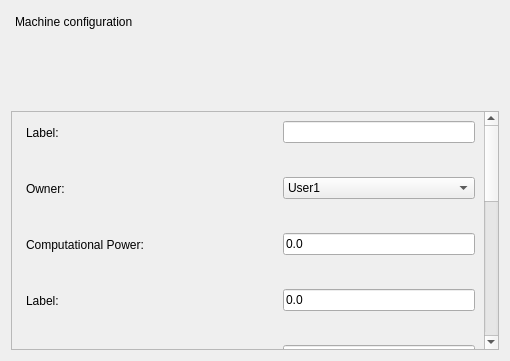
<?xml version="1.0" encoding="UTF-8"?>
<ui version="4.0">
 <class>machineIconConfiguration</class>
 <widget class="QWidget" name="machineIconConfiguration">
  <property name="geometry">
   <rect>
    <x>0</x>
    <y>0</y>
    <width>510</width>
    <height>361</height>
   </rect>
  </property>
  <property name="windowTitle">
   <string>Machine Icon Configuration</string>
  </property>
  <layout class="QGridLayout" name="gridLayout">
   <item row="0" column="0">
    <widget class="QPlainTextEdit" name="plainTextEdit_13">
     <property name="layoutDirection">
      <enum>Qt::LeftToRight</enum>
     </property>
     <property name="styleSheet">
      <string notr="true">font: 700 16pt &quot;Segoe UI&quot;;
background-color: rgba(0, 0, 0, 0);</string>
     </property>
     <property name="frameShape">
      <enum>QFrame::NoFrame</enum>
     </property>
     <property name="frameShadow">
      <enum>QFrame::Plain</enum>
     </property>
     <property name="midLineWidth">
      <number>12341</number>
     </property>
     <property name="verticalScrollBarPolicy">
      <enum>Qt::ScrollBarAlwaysOff</enum>
     </property>
     <property name="horizontalScrollBarPolicy">
      <enum>Qt::ScrollBarAlwaysOff</enum>
     </property>
     <property name="plainText">
      <string>Machine configuration</string>
     </property>
    </widget>
   </item>
   <item row="1" column="0">
    <widget class="QScrollArea" name="scrollArea">
     <property name="widgetResizable">
      <bool>true</bool>
     </property>
     <widget class="QWidget" name="scrollAreaWidgetContents">
      <property name="geometry">
       <rect>
        <x>0</x>
        <y>-395</y>
        <width>476</width>
        <height>658</height>
       </rect>
      </property>
      <property name="maximumSize">
       <size>
        <width>16777215</width>
        <height>950</height>
       </size>
      </property>
      <layout class="QFormLayout" name="formLayout">
       <item row="0" column="0">
        <widget class="QPlainTextEdit" name="plainTextEdit">
         <property name="sizePolicy">
          <sizepolicy hsizetype="Expanding" vsizetype="Expanding">
           <horstretch>0</horstretch>
           <verstretch>0</verstretch>
          </sizepolicy>
         </property>
         <property name="maximumSize">
          <size>
           <width>16777215</width>
           <height>24</height>
          </size>
         </property>
         <property name="styleSheet">
          <string notr="true">font: 10pt &quot;Segoe UI&quot;;
background-color: rgba(0, 0, 0, 0);</string>
         </property>
         <property name="verticalScrollBarPolicy">
          <enum>Qt::ScrollBarAlwaysOff</enum>
         </property>
         <property name="horizontalScrollBarPolicy">
          <enum>Qt::ScrollBarAlwaysOff</enum>
         </property>
         <property name="readOnly">
          <bool>true</bool>
         </property>
         <property name="plainText">
          <string>Label:
</string>
         </property>
        </widget>
       </item>
       <item row="0" column="1">
        <widget class="QLineEdit" name="lineEdit"/>
       </item>
       <item row="1" column="0" colspan="2">
        <spacer name="horizontalSpacer">
         <property name="orientation">
          <enum>Qt::Horizontal</enum>
         </property>
         <property name="sizeType">
          <enum>QSizePolicy::Expanding</enum>
         </property>
         <property name="sizeHint" stdset="0">
          <size>
           <width>40</width>
           <height>20</height>
          </size>
         </property>
        </spacer>
       </item>
       <item row="2" column="0">
        <widget class="QPlainTextEdit" name="plainTextEdit_2">
         <property name="maximumSize">
          <size>
           <width>16777215</width>
           <height>24</height>
          </size>
         </property>
         <property name="styleSheet">
          <string notr="true">font: 10pt &quot;Segoe UI&quot;;
background-color: rgba(0, 0, 0, 0);</string>
         </property>
         <property name="verticalScrollBarPolicy">
          <enum>Qt::ScrollBarAlwaysOff</enum>
         </property>
         <property name="horizontalScrollBarPolicy">
          <enum>Qt::ScrollBarAlwaysOff</enum>
         </property>
         <property name="readOnly">
          <bool>true</bool>
         </property>
         <property name="plainText">
          <string>Owner:
</string>
         </property>
        </widget>
       </item>
       <item row="2" column="1">
        <widget class="QComboBox" name="comboBox_2">
         <property name="currentText">
          <string>User1</string>
         </property>
         <item>
          <property name="text">
           <string>User1</string>
          </property>
         </item>
        </widget>
       </item>
       <item row="3" column="0" colspan="2">
        <spacer name="horizontalSpacer_2">
         <property name="orientation">
          <enum>Qt::Horizontal</enum>
         </property>
         <property name="sizeHint" stdset="0">
          <size>
           <width>40</width>
           <height>20</height>
          </size>
         </property>
        </spacer>
       </item>
       <item row="4" column="0">
        <widget class="QPlainTextEdit" name="plainTextEdit_3">
         <property name="maximumSize">
          <size>
           <width>16777215</width>
           <height>24</height>
          </size>
         </property>
         <property name="styleSheet">
          <string notr="true">font: 10pt &quot;Segoe UI&quot;;
background-color: rgba(0, 0, 0, 0);</string>
         </property>
         <property name="verticalScrollBarPolicy">
          <enum>Qt::ScrollBarAlwaysOff</enum>
         </property>
         <property name="horizontalScrollBarPolicy">
          <enum>Qt::ScrollBarAlwaysOff</enum>
         </property>
         <property name="readOnly">
          <bool>true</bool>
         </property>
         <property name="plainText">
          <string>Computational Power:
</string>
         </property>
        </widget>
       </item>
       <item row="4" column="1">
        <widget class="QLineEdit" name="lineEdit_3">
         <property name="text">
          <string>0.0</string>
         </property>
        </widget>
       </item>
       <item row="5" column="0" colspan="2">
        <spacer name="horizontalSpacer_3">
         <property name="orientation">
          <enum>Qt::Horizontal</enum>
         </property>
         <property name="sizeHint" stdset="0">
          <size>
           <width>40</width>
           <height>20</height>
          </size>
         </property>
        </spacer>
       </item>
       <item row="6" column="0">
        <widget class="QPlainTextEdit" name="plainTextEdit_11">
         <property name="maximumSize">
          <size>
           <width>16777215</width>
           <height>24</height>
          </size>
         </property>
         <property name="styleSheet">
          <string notr="true">font: 10pt &quot;Segoe UI&quot;;
background-color: rgba(0, 0, 0, 0);</string>
         </property>
         <property name="verticalScrollBarPolicy">
          <enum>Qt::ScrollBarAlwaysOff</enum>
         </property>
         <property name="horizontalScrollBarPolicy">
          <enum>Qt::ScrollBarAlwaysOff</enum>
         </property>
         <property name="readOnly">
          <bool>true</bool>
         </property>
         <property name="plainText">
          <string>Label:
</string>
         </property>
        </widget>
       </item>
       <item row="6" column="1">
        <widget class="QLineEdit" name="lineEdit_4">
         <property name="text">
          <string>0.0</string>
         </property>
        </widget>
       </item>
       <item row="7" column="0" colspan="2">
        <spacer name="horizontalSpacer_4">
         <property name="orientation">
          <enum>Qt::Horizontal</enum>
         </property>
         <property name="sizeHint" stdset="0">
          <size>
           <width>40</width>
           <height>20</height>
          </size>
         </property>
        </spacer>
       </item>
       <item row="8" column="0">
        <widget class="QPlainTextEdit" name="plainTextEdit_10">
         <property name="maximumSize">
          <size>
           <width>16777215</width>
           <height>24</height>
          </size>
         </property>
         <property name="styleSheet">
          <string notr="true">font: 10pt &quot;Segoe UI&quot;;
background-color: rgba(0, 0, 0, 0);</string>
         </property>
         <property name="verticalScrollBarPolicy">
          <enum>Qt::ScrollBarAlwaysOff</enum>
         </property>
         <property name="horizontalScrollBarPolicy">
          <enum>Qt::ScrollBarAlwaysOff</enum>
         </property>
         <property name="readOnly">
          <bool>true</bool>
         </property>
         <property name="plainText">
          <string>Load Factor:
</string>
         </property>
        </widget>
       </item>
       <item row="8" column="1">
        <widget class="QLineEdit" name="lineEdit_5">
         <property name="text">
          <string>0.0</string>
         </property>
        </widget>
       </item>
       <item row="9" column="0" colspan="2">
        <spacer name="horizontalSpacer_5">
         <property name="orientation">
          <enum>Qt::Horizontal</enum>
         </property>
         <property name="sizeHint" stdset="0">
          <size>
           <width>40</width>
           <height>20</height>
          </size>
         </property>
        </spacer>
       </item>
       <item row="10" column="0">
        <widget class="QPlainTextEdit" name="plainTextEdit_9">
         <property name="maximumSize">
          <size>
           <width>16777215</width>
           <height>24</height>
          </size>
         </property>
         <property name="styleSheet">
          <string notr="true">font: 10pt &quot;Segoe UI&quot;;
background-color: rgba(0, 0, 0, 0);</string>
         </property>
         <property name="verticalScrollBarPolicy">
          <enum>Qt::ScrollBarAlwaysOff</enum>
         </property>
         <property name="horizontalScrollBarPolicy">
          <enum>Qt::ScrollBarAlwaysOff</enum>
         </property>
         <property name="readOnly">
          <bool>true</bool>
         </property>
         <property name="plainText">
          <string>Cores:
</string>
         </property>
        </widget>
       </item>
       <item row="10" column="1">
        <widget class="QLineEdit" name="lineEdit_6">
         <property name="text">
          <string>1</string>
         </property>
        </widget>
       </item>
       <item row="11" column="0" colspan="2">
        <spacer name="horizontalSpacer_6">
         <property name="orientation">
          <enum>Qt::Horizontal</enum>
         </property>
         <property name="sizeHint" stdset="0">
          <size>
           <width>40</width>
           <height>20</height>
          </size>
         </property>
        </spacer>
       </item>
       <item row="12" column="0">
        <widget class="QPlainTextEdit" name="plainTextEdit_8">
         <property name="maximumSize">
          <size>
           <width>16777215</width>
           <height>24</height>
          </size>
         </property>
         <property name="styleSheet">
          <string notr="true">font: 10pt &quot;Segoe UI&quot;;
background-color: rgba(0, 0, 0, 0);</string>
         </property>
         <property name="verticalScrollBarPolicy">
          <enum>Qt::ScrollBarAlwaysOff</enum>
         </property>
         <property name="horizontalScrollBarPolicy">
          <enum>Qt::ScrollBarAlwaysOff</enum>
         </property>
         <property name="readOnly">
          <bool>true</bool>
         </property>
         <property name="plainText">
          <string>Primary Storage:
</string>
         </property>
        </widget>
       </item>
       <item row="12" column="1">
        <widget class="QLineEdit" name="lineEdit_7">
         <property name="text">
          <string>0.0</string>
         </property>
        </widget>
       </item>
       <item row="13" column="0" colspan="2">
        <spacer name="horizontalSpacer_7">
         <property name="orientation">
          <enum>Qt::Horizontal</enum>
         </property>
         <property name="sizeHint" stdset="0">
          <size>
           <width>40</width>
           <height>20</height>
          </size>
         </property>
        </spacer>
       </item>
       <item row="14" column="0">
        <widget class="QPlainTextEdit" name="plainTextEdit_7">
         <property name="maximumSize">
          <size>
           <width>16777215</width>
           <height>24</height>
          </size>
         </property>
         <property name="styleSheet">
          <string notr="true">font: 10pt &quot;Segoe UI&quot;;
background-color: rgba(0, 0, 0, 0);</string>
         </property>
         <property name="verticalScrollBarPolicy">
          <enum>Qt::ScrollBarAlwaysOff</enum>
         </property>
         <property name="horizontalScrollBarPolicy">
          <enum>Qt::ScrollBarAlwaysOff</enum>
         </property>
         <property name="readOnly">
          <bool>true</bool>
         </property>
         <property name="plainText">
          <string>Secondary Storage:
</string>
         </property>
        </widget>
       </item>
       <item row="14" column="1">
        <widget class="QLineEdit" name="lineEdit_12">
         <property name="text">
          <string>0.0</string>
         </property>
        </widget>
       </item>
       <item row="15" column="0" colspan="2">
        <spacer name="horizontalSpacer_8">
         <property name="orientation">
          <enum>Qt::Horizontal</enum>
         </property>
         <property name="sizeHint" stdset="0">
          <size>
           <width>40</width>
           <height>20</height>
          </size>
         </property>
        </spacer>
       </item>
       <item row="16" column="0">
        <widget class="QPlainTextEdit" name="plainTextEdit_6">
         <property name="maximumSize">
          <size>
           <width>16777215</width>
           <height>24</height>
          </size>
         </property>
         <property name="styleSheet">
          <string notr="true">font: 10pt &quot;Segoe UI&quot;;
background-color: rgba(0, 0, 0, 0);</string>
         </property>
         <property name="verticalScrollBarPolicy">
          <enum>Qt::ScrollBarAlwaysOff</enum>
         </property>
         <property name="horizontalScrollBarPolicy">
          <enum>Qt::ScrollBarAlwaysOff</enum>
         </property>
         <property name="readOnly">
          <bool>true</bool>
         </property>
         <property name="plainText">
          <string>Master:
</string>
         </property>
        </widget>
       </item>
       <item row="16" column="1">
        <widget class="QCheckBox" name="checkBox">
         <property name="maximumSize">
          <size>
           <width>16777215</width>
           <height>24</height>
          </size>
         </property>
         <property name="text">
          <string/>
         </property>
         <property name="iconSize">
          <size>
           <width>23</width>
           <height>23</height>
          </size>
         </property>
        </widget>
       </item>
       <item row="17" column="0" colspan="2">
        <spacer name="horizontalSpacer_9">
         <property name="orientation">
          <enum>Qt::Horizontal</enum>
         </property>
         <property name="sizeHint" stdset="0">
          <size>
           <width>40</width>
           <height>20</height>
          </size>
         </property>
        </spacer>
       </item>
       <item row="18" column="0">
        <widget class="QPlainTextEdit" name="plainTextEdit_5">
         <property name="maximumSize">
          <size>
           <width>16777215</width>
           <height>24</height>
          </size>
         </property>
         <property name="styleSheet">
          <string notr="true">font: 10pt &quot;Segoe UI&quot;;
background-color: rgba(0, 0, 0, 0);</string>
         </property>
         <property name="verticalScrollBarPolicy">
          <enum>Qt::ScrollBarAlwaysOff</enum>
         </property>
         <property name="horizontalScrollBarPolicy">
          <enum>Qt::ScrollBarAlwaysOff</enum>
         </property>
         <property name="readOnly">
          <bool>true</bool>
         </property>
         <property name="plainText">
          <string>Scheduling Algorithm:
</string>
         </property>
        </widget>
       </item>
       <item row="18" column="1">
        <widget class="QComboBox" name="comboBox">
         <item>
          <property name="text">
           <string>RoundRobin</string>
          </property>
         </item>
         <item>
          <property name="text">
           <string>Workqueue</string>
          </property>
         </item>
         <item>
          <property name="text">
           <string>WQR</string>
          </property>
         </item>
         <item>
          <property name="text">
           <string>DynamicFPLTF</string>
          </property>
         </item>
         <item>
          <property name="text">
           <string>HOSEP</string>
          </property>
         </item>
         <item>
          <property name="text">
           <string>OSEP</string>
          </property>
         </item>
         <item>
          <property name="text">
           <string>EHOSEP</string>
          </property>
         </item>
        </widget>
       </item>
       <item row="19" column="0" colspan="2">
        <spacer name="horizontalSpacer_10">
         <property name="orientation">
          <enum>Qt::Horizontal</enum>
         </property>
         <property name="sizeHint" stdset="0">
          <size>
           <width>40</width>
           <height>20</height>
          </size>
         </property>
        </spacer>
       </item>
       <item row="20" column="0">
        <widget class="QPlainTextEdit" name="plainTextEdit_4">
         <property name="maximumSize">
          <size>
           <width>16777215</width>
           <height>24</height>
          </size>
         </property>
         <property name="styleSheet">
          <string notr="true">font: 10pt &quot;Segoe UI&quot;;
background-color: rgba(0, 0, 0, 0);</string>
         </property>
         <property name="verticalScrollBarPolicy">
          <enum>Qt::ScrollBarAlwaysOff</enum>
         </property>
         <property name="horizontalScrollBarPolicy">
          <enum>Qt::ScrollBarAlwaysOff</enum>
         </property>
         <property name="readOnly">
          <bool>true</bool>
         </property>
         <property name="plainText">
          <string>Slave Nodes:
</string>
         </property>
        </widget>
       </item>
       <item row="21" column="0" colspan="2">
        <spacer name="horizontalSpacer_11">
         <property name="orientation">
          <enum>Qt::Horizontal</enum>
         </property>
         <property name="sizeHint" stdset="0">
          <size>
           <width>40</width>
           <height>20</height>
          </size>
         </property>
        </spacer>
       </item>
       <item row="22" column="0">
        <widget class="QPlainTextEdit" name="plainTextEdit_12">
         <property name="maximumSize">
          <size>
           <width>16777215</width>
           <height>24</height>
          </size>
         </property>
         <property name="styleSheet">
          <string notr="true">font: 10pt &quot;Segoe UI&quot;;
background-color: rgba(0, 0, 0, 0);</string>
         </property>
         <property name="verticalScrollBarPolicy">
          <enum>Qt::ScrollBarAlwaysOff</enum>
         </property>
         <property name="horizontalScrollBarPolicy">
          <enum>Qt::ScrollBarAlwaysOff</enum>
         </property>
         <property name="readOnly">
          <bool>true</bool>
         </property>
         <property name="plainText">
          <string>Energy Consumer:
</string>
         </property>
        </widget>
       </item>
       <item row="22" column="1">
        <widget class="QLineEdit" name="lineEdit_11">
         <property name="text">
          <string>0.0</string>
         </property>
        </widget>
       </item>
      </layout>
     </widget>
    </widget>
   </item>
  </layout>
 </widget>
 <resources/>
 <connections/>
</ui>
